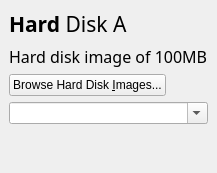
            <widget class="QWidget" name="hdPage" >
             <layout class="QVBoxLayout" >
              <property name="spacing" >
               <number>6</number>
              </property>
              <property name="leftMargin" >
               <number>9</number>
              </property>
              <property name="topMargin" >
               <number>9</number>
              </property>
              <property name="rightMargin" >
               <number>9</number>
              </property>
              <property name="bottomMargin" >
               <number>9</number>
              </property>
              <item>
               <layout class="QHBoxLayout" >
                <property name="spacing" >
                 <number>6</number>
                </property>
                <property name="leftMargin" >
                 <number>0</number>
                </property>
                <property name="topMargin" >
                 <number>0</number>
                </property>
                <property name="rightMargin" >
                 <number>0</number>
                </property>
                <property name="bottomMargin" >
                 <number>0</number>
                </property>
                <item>
                 <widget class="QLabel" name="hdLabel" >
                  <property name="font" >
                   <font>
                    <family>Sans Serif</family>
                    <pointsize>16</pointsize>
                    <weight>75</weight>
                    <italic>false</italic>
                    <bold>true</bold>
                    <underline>false</underline>
                    <strikeout>false</strikeout>
                   </font>
                  </property>
                  <property name="text" >
                   <string>&lt;html>&lt;head>&lt;meta name="qrichtext" content="1" />&lt;/head>&lt;body style=" white-space: pre-wrap; font-family:Sans Serif; font-size:16pt; font-weight:600; font-style:normal; text-decoration:none;">&lt;p style=" margin-top:0px; margin-bottom:0px; margin-left:0px; margin-right:0px; -qt-block-indent:0; text-indent:0px;">Hard &lt;span style=" font-weight:400;">Disk A&lt;/span>&lt;/p>&lt;/body>&lt;/html></string>
                  </property>
                 </widget>
                </item>
               </layout>
              </item>
              <item>
               <widget class="QLabel" name="hdDescriptionLabel" >
                <property name="font" >
                 <font>
                  <family>Sans Serif</family>
                  <pointsize>12</pointsize>
                  <weight>50</weight>
                  <italic>false</italic>
                  <bold>false</bold>
                  <underline>false</underline>
                  <strikeout>false</strikeout>
                 </font>
                </property>
                <property name="text" >
                 <string>Hard disk image of 100MB</string>
                </property>
               </widget>
              </item>
              <item>
               <layout class="QHBoxLayout" >
                <property name="spacing" >
                 <number>6</number>
                </property>
                <property name="leftMargin" >
                 <number>0</number>
                </property>
                <property name="topMargin" >
                 <number>0</number>
                </property>
                <property name="rightMargin" >
                 <number>0</number>
                </property>
                <property name="bottomMargin" >
                 <number>0</number>
                </property>
                <item>
                 <widget class="QPushButton" name="hdBrowseImageButton" >
                  <property name="text" >
                   <string>Browse Hard Disk &amp;Images...</string>
                  </property>
                 </widget>
                </item>
                <item>
                 <spacer>
                  <property name="orientation" >
                   <enum>Qt::Horizontal</enum>
                  </property>
                  <property name="sizeHint" >
                   <size>
                    <width>20</width>
                    <height>20</height>
                   </size>
                  </property>
                 </spacer>
                </item>
               </layout>
              </item>
              <item>
               <widget class="QComboBox" name="hdHistoryBox" >
                <property name="sizePolicy" >
                 <sizepolicy vsizetype="Minimum" hsizetype="Minimum" >
                  <horstretch>0</horstretch>
                  <verstretch>0</verstretch>
                 </sizepolicy>
                </property>
                <property name="editable" >
                 <bool>true</bool>
                </property>
                <property name="maxCount" >
                 <number>100</number>
                </property>
                <property name="insertPolicy" >
                 <enum>QComboBox::InsertAtTop</enum>
                </property>
                <property name="sizeAdjustPolicy" >
                 <enum>QComboBox::AdjustToMinimumContentsLength</enum>
                </property>
                <property name="minimumContentsLength" >
                 <number>20</number>
                </property>
               </widget>
              </item>
              <item>
               <spacer>
                <property name="orientation" >
                 <enum>Qt::Vertical</enum>
                </property>
                <property name="sizeHint" >
                 <size>
                  <width>20</width>
                  <height>40</height>
                 </size>
                </property>
               </spacer>
              </item>
             </layout>
            </widget>
